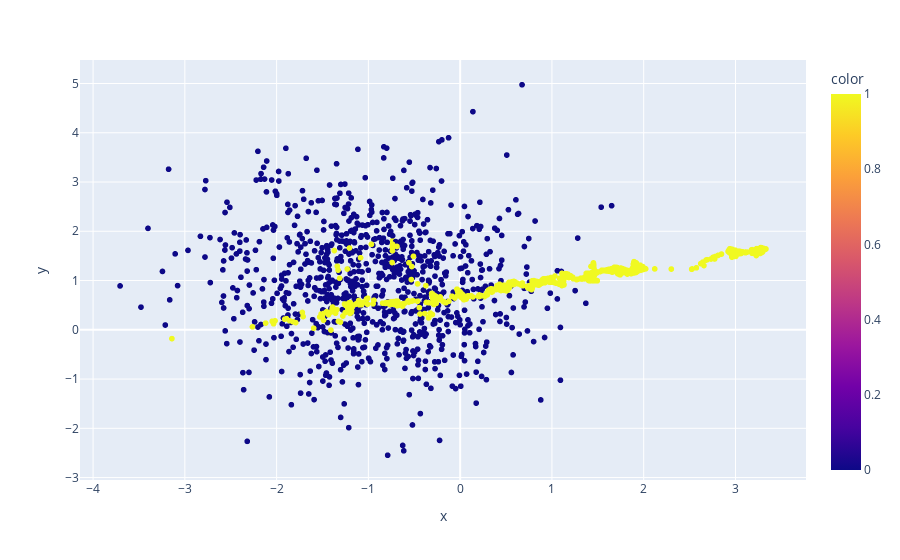

The notebook cell saved with this chart:
### Markdown cell above
## again Visualising data after SMOTE

### Code cell
fig = px.scatter(x=df_SMOTE['f1'],y=df_SMOTE['f2'],color=df_SMOTE['target'])
fig.show()

### Figure 1 — Plotly figure (JSON) as saved in the notebook; plotly's stock layout.template omitted (floating-point values rounded to 4 significant figures; data arrays with more than 128 entries replaced by an {"elided": "..."} marker saying what was removed)
{"data": [{"hovertemplate": "x=%{x}<br>y=%{y}<br>color=%{marker.color}<extra></extra>", "legendgroup": "", "marker": {"color": {"elided": "1794 int values"}, "coloraxis": "coloraxis", "symbol": "circle"}, "mode": "markers", "name": "", "showlegend": false, "type": "scattergl", "x": {"elided": "1794 float values"}, "xaxis": "x", "y": {"elided": "1794 float values"}, "yaxis": "y"}], "layout": {"coloraxis": {"colorbar": {"title": {"text": "color"}}, "colorscale": [[0, "#0d0887"], [0.1111, "#46039f"], [0.2222, "#7201a8"], [0.3333, "#9c179e"], [0.4444, "#bd3786"], [0.5556, "#d8576b"], [0.6667, "#ed7953"], [0.7778, "#fb9f3a"], [0.8889, "#fdca26"], [1, "#f0f921"]]}, "legend": {"tracegroupgap": 0}, "margin": {"t": 60}, "xaxis": {"anchor": "y", "domain": [0, 1], "title": {"text": "x"}}, "yaxis": {"anchor": "x", "domain": [0, 1], "title": {"text": "y"}}}}
